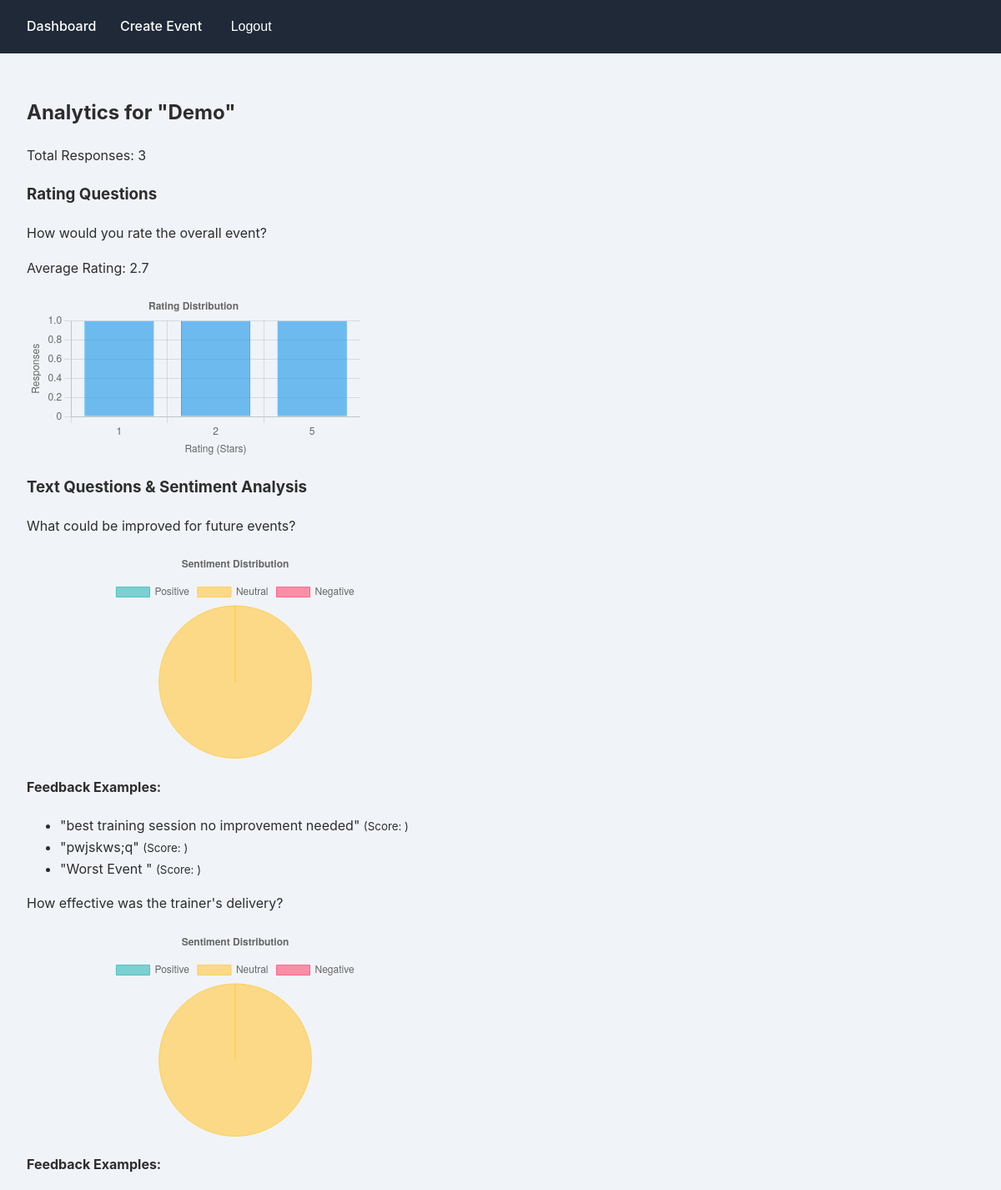
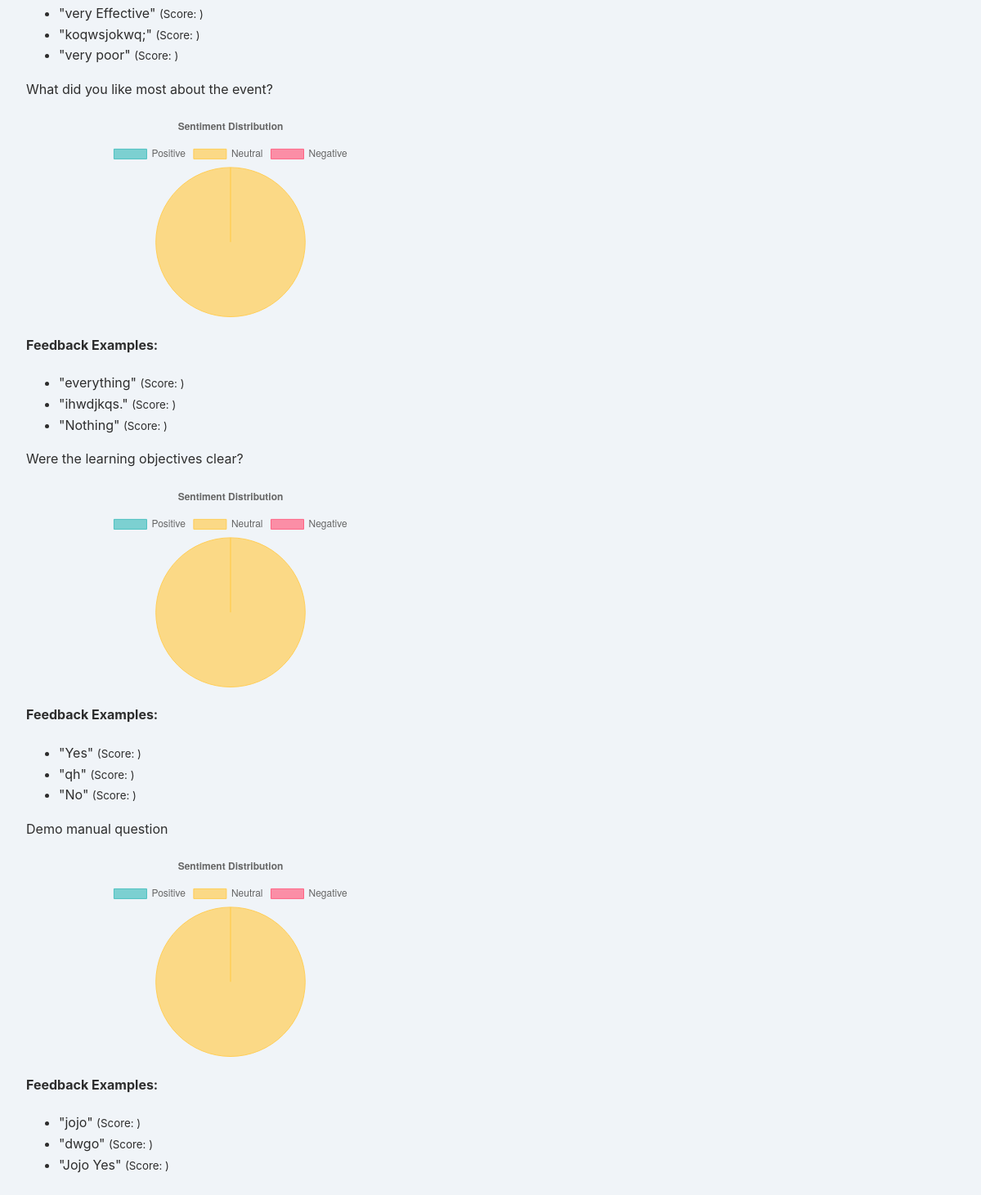
/events/1/analytics/ (signed in), run on the app's committed database (2 pictures, top to bottom).
### feedback_app/models.py (models this page shows, shortened)
class Event(models.Model):
    EVENT_TYPES = [
        ('CONF', 'Conference'),
        ('WORK', 'Workshop'),
        ('SEM', 'Seminar'),
        ('TRAIN', 'Training'),
    ]
    host = models.ForeignKey(User, on_delete=models.CASCADE)
    title = models.CharField(max_length=200)
    description = models.TextField()
    event_type = models.CharField(max_length=5, choices=EVENT_TYPES)
    created_at = models.DateTimeField(auto_now_add=True)
    updated_at = models.DateTimeField(auto_now=True)

class Question(models.Model):
    QUESTION_TYPES = [
        ('TEXT', 'Text Response'),
        ('RATING', 'Rating (1-5)'),
        ('MC', 'Multiple Choice'),
    ]
    form = models.ForeignKey(FeedbackForm, on_delete=models.CASCADE, related_name='questions')
    question_text = models.CharField(max_length=500)
    question_type = models.CharField(max_length=6, choices=QUESTION_TYPES)
    required = models.BooleanField(default=True)
    order = models.PositiveIntegerField()
    class Meta:
        ordering = ['order']

class Answer(models.Model):
    response = models.ForeignKey(Response, on_delete=models.CASCADE, related_name='answers')
    question = models.ForeignKey(Question, on_delete=models.CASCADE)
    text_answer = models.TextField(blank=True, null=True)
    rating_answer = models.IntegerField(
        blank=True,
        null=True,
        validators=[MinValueValidator(1), MaxValueValidator(5)]
    )

### feedback_app/views.py (the view)
# urls.py: path('events/<int:event_id>/analytics/', views.view_analytics, name='view_analytics'),
@login_required
def view_analytics(request, event_id):
    event = get_object_or_404(Event, id=event_id, host=request.user)
    feedback_form = get_object_or_404(FeedbackForm, event=event)
    questions = Question.objects.filter(form=feedback_form)
    responses = Response.objects.filter(form=feedback_form).count()
    rating_questions = questions.filter(question_type='RATING')
    text_questions = questions.filter(question_type='TEXT')
    rating_data = []
    for question in rating_questions:
        avg_rating = Answer.objects.filter(
            question=question,
            rating_answer__isnull=False
        ).aggregate(Avg('rating_answer'))['rating_answer__avg'] or 0
        rating_counts = Answer.objects.filter(
            question=question,
            rating_answer__isnull=False
        ).values('rating_answer').annotate(count=Count('rating_answer')).order_by('rating_answer')
        rating_data.append({
            'question': question.question_text,
            'avg_rating': round(avg_rating, 1),
            'rating_counts': list(rating_counts),
        })
    sid = SentimentIntensityAnalyzer()
    text_data = []
    for question in text_questions:
        answers = Answer.objects.filter(question=question, text_answer__isnull=False)
        sentiments = {'positive': 0, 'neutral': 0, 'negative': 0}
        text_feedback = []
        for ans in answers:
            sentiment = sid.polarity_scores(ans.text_answer)
            compound = sentiment['compound']
            if compound >= 0.05:
                sentiments['positive'] += 1
            elif compound <= -0.05:
                sentiments['negative'] += 1
            else:
                sentiments['neutral'] += 1
            text_feedback.append({'text': ans.text_answer, 'score': compound})
        text_data.append({
            'question': question.question_text,
            'sentiments': sentiments,
            'feedbacks': text_feedback
        })
    return render(request, 'analytics.html', {
        'event': event,
        'feedback_form': feedback_form,
        'responses_count': responses,
        'rating_questions': rating_data,
        'text_questions': text_data,
    })

### feedback_app/templates/analytics.html
{% extends 'base.html' %}
{% block content %}
<div class="container">
    <h2 class="text-2xl font-bold mb-4">Analytics for "{{ event.title }}"</h2>
    <p>Total Responses: {{ responses_count }}</p>
<div class="mt-6">
  <h3 class="text-xl font-semibold">Rating Questions</h3>
  {% for q in rating_questions %}
      <div class="bg-white p-4 rounded shadow my-4">
          <p class="font-semibold">{{ q.question }}</p>
          <p>Average Rating: {{ q.avg_rating }}</p>
          <canvas id="ratingChart{{ forloop.counter }}" width="400" height="200"></canvas>
          <script>
              const ctxRating{{ forloop.counter }} = document.getElementById('ratingChart{{ forloop.counter }}').getContext('2d');
              new Chart(ctxRating{{ forloop.counter }}, {
                  type: 'bar',
                  data: {
                      labels: [{% for rating in q.rating_counts %}'{{ rating.rating_answer }}',{% endfor %}],
                      datasets: [{
                          label: 'Number of Responses',
                          data: [{% for rating in q.rating_counts %}{{ rating.count }},{% endfor %}],
                          backgroundColor: 'rgba(54, 162, 235, 0.7)',
                          borderColor: 'rgba(54, 162, 235, 1)',
                          borderWidth: 1
                      }]
                  },
                  options: {
                      responsive: false,
                      maintainAspectRatio: false,
                      scales: {
                          y: {
                              beginAtZero: true,
                              title: {
                                  display: true,
                                  text: 'Responses'
                              }
                          },
                          x: {
                              title: {
                                  display: true,
                                  text: 'Rating (Stars)'
                              }
                          }
                      },
                      plugins: {
                          legend: {
                              display: false
                          },
                          title: {
                              display: true,
                              text: 'Rating Distribution'
                          }
                      }
                  }
              });
          </script>
      </div>
  {% endfor %}
</div>
    <div class="mt-6">
        <h3 class="text-xl font-semibold">Text Questions & Sentiment Analysis</h3>
        {% for q in text_questions %}
            <div class="bg-white p-4 rounded shadow my-6">
                <p class="font-semibold">{{ q.question }}</p>
                <canvas id="sentimentChart{{ forloop.counter }}" width="500" height="250"></canvas>
                <script>
                    const ctx{{ forloop.counter }} = document.getElementById('sentimentChart{{ forloop.counter }}').getContext('2d');
                    new Chart(ctx{{ forloop.counter }}, {
                        type: 'pie',
                        data: {
                            labels: ['Positive', 'Neutral', 'Negative'],
                            datasets: [{
                                data: [
                                    {{ q.sentiments.positive }},
                                    {{ q.sentiments.neutral }},
                                    {{ q.sentiments.negative }}
                                ],
                                backgroundColor: [
                                    'rgba(75, 192, 192, 0.7)',
                                    'rgba(255, 205, 86, 0.7)',
                                    'rgba(255, 99, 132, 0.7)'
                                ],
                                borderColor: [
                                    'rgba(75, 192, 192, 1)',
                                    'rgba(255, 205, 86, 1)',
                                    'rgba(255, 99, 132, 1)'
                                ],
                                borderWidth: 1
                            }]
                        },
                        options: {
                            responsive: false,
                            maintainAspectRatio: false,
                            plugins: {
                                legend: {
                                    position: 'top',
                                },
                                title: {
                                    display: true,
                                    text: 'Sentiment Distribution'
                                }
                            }
                        }
                    });
                </script>
                <div class="mt-4">
                    <h4 class="text-lg font-medium mb-2">Feedback Examples:</h4>
                    <ul class="list-disc ml-5">
                        {% for fb in q.feedbacks %}
                            <li>"{{ fb.text }}" <small>(Score: {{ fb.score }})</small></li>
                        {% empty %}
                            <li>No feedback yet.</li>
                        {% endfor %}
                    </ul>
                </div>
            </div>
        {% endfor %}
    </div>
</div>
{% endblock %}

### feedback_app/static/css/styles.css (style rules this page uses)
body { font-family: 'Inter', 'Segoe UI', Tahoma, Geneva, Verdana, sans-serif; line-height: 1.6; margin: 0; padding: 0; color: #2d2d2d; background-color: #f0f4f8; display: flex; flex-direction: column; min-height: 100vh; }

### data on the page
Event: title "Demo"
Question: question "How would you rate the overall event?"
Question: question "What could be improved for future events?"
Answer: text "best training session no improvement needed"
Answer: text "pwjskws;q"
Answer: text "Worst Event"
Question: question "How effective was the trainer's delivery?"
Answer: text "very Effective"
Answer: text "koqwsjokwq;"
Answer: text "very poor"
Question: question "What did you like most about the event?"
Answer: text "everything"
Answer: text "ihwdjkqs."
Answer: text "Nothing"
Question: question "Were the learning objectives clear?"
Answer: text "Yes"
Answer: text "qh"
Answer: text "No"
Question: question "Demo manual question"
Answer: text "jojo"
Answer: text "dwgo"
Answer: text "Jojo Yes"

### other printed values
{{ responses_count }} "3"
{{ q.avg_rating }} "2.7"
chart data {{ forloop.counter }} 1
chart data {{ rating.rating_answer }} 1, 2, 5
